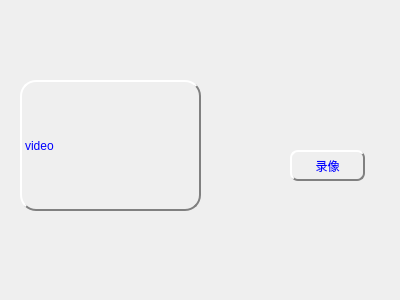
<?xml version="1.0" encoding="UTF-8"?>
<ui version="4.0">
 <class>AIWindow</class>
 <widget class="QDialog" name="AIWindow">
  <property name="geometry">
   <rect>
    <x>0</x>
    <y>0</y>
    <width>400</width>
    <height>300</height>
   </rect>
  </property>
  <property name="windowTitle">
   <string>交通侦测系统</string>
  </property>
  <widget class="QPushButton" name="btnRecord">
   <property name="geometry">
    <rect>
     <x>290</x>
     <y>150</y>
     <width>75</width>
     <height>31</height>
    </rect>
   </property>
   <property name="styleSheet">
    <string notr="true">#btnRecord{
	border-width:2px;
	border-style:solid;
	border-top-color:white;
	border-left-color:white;
	border-bottom-color:gray;
	border-right-color:gray;
	border-radius:8px;
	color:blue;
}</string>
   </property>
   <property name="text">
    <string>录像</string>
   </property>
  </widget>
  <widget class="QLabel" name="lblvideo">
   <property name="geometry">
    <rect>
     <x>20</x>
     <y>80</y>
     <width>181</width>
     <height>131</height>
    </rect>
   </property>
   <property name="styleSheet">
    <string notr="true">QLabel#lblvideo{
	border-width:2px;
	border-style:solid;
	border-top-color:white;
	border-left-color:white;
	border-bottom-color:gray;
	border-right-color:gray;
	border-radius:16px;
	color:blue;
}</string>
   </property>
   <property name="frameShape">
    <enum>QFrame::StyledPanel</enum>
   </property>
   <property name="lineWidth">
    <number>2</number>
   </property>
   <property name="text">
    <string>video</string>
   </property>
  </widget>
 </widget>
 <resources/>
 <connections/>
</ui>
